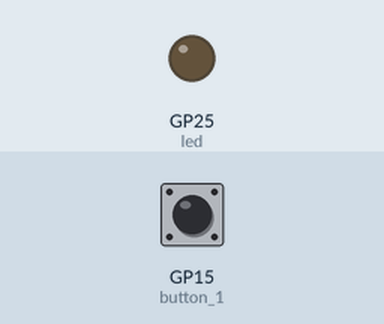
Simulated run of this program. Board: Raspberry Pi Pico running MicroPython. Parts: output pins drawn as LEDs (lit = HIGH). Inputs (shaded band) come from the test bench; at power-on: GP15 (button_1) LOW.

Above: at 1.2 s.
1.3 s: GP15 (button_1) pulled HIGH for 0.15 s
At 2.4 s:
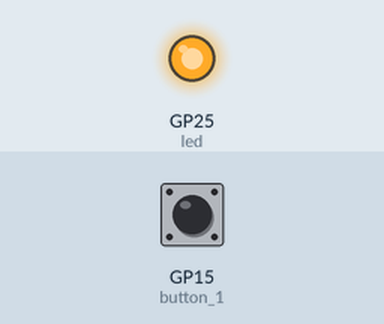
2.9 s: GP15 (button_1) pulled HIGH for 1 s
At 3.6 s:
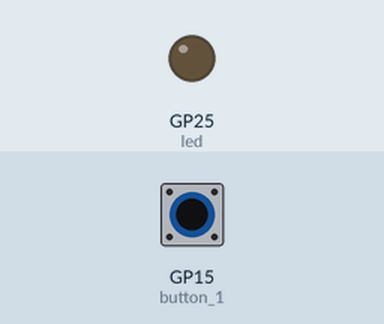
5.4 s: GP15 (button_1) pulled HIGH for 3.2 s
At 6.8 s:
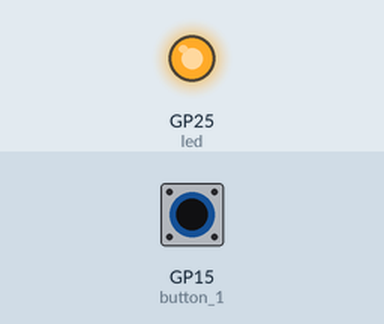
Timing chart, 0 to 8.4 s (numbered marks = the images above; inputs shaded):
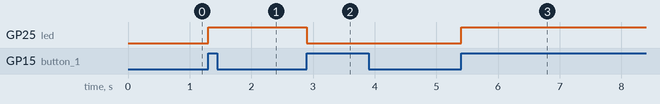

Measured:
- after the input at 1.3 s, GP25 (led): LOW → HIGH at once
- after the input at 2.9 s, GP25 (led): HIGH → LOW at once
- after the input at 5.4 s, GP25 (led): LOW → HIGH at once

The program:

led_button_2.py
```python
from machine import Pin
import time

led = Pin(25, Pin.OUT)

# When pushed, button.value() returns False.
button_1 = Pin(15, Pin.IN, Pin.PULL_DOWN)
is_on_1 = True

while True:
    ex_val = button_1.value()
    time.sleep(0.1)
    if button_1.value() and ex_val == False:
        if is_on_1 == True:
            led.value(1)
            is_on_1 = False

        elif is_on_1 == False:
            led.value(0)
            is_on_1 = True
```
